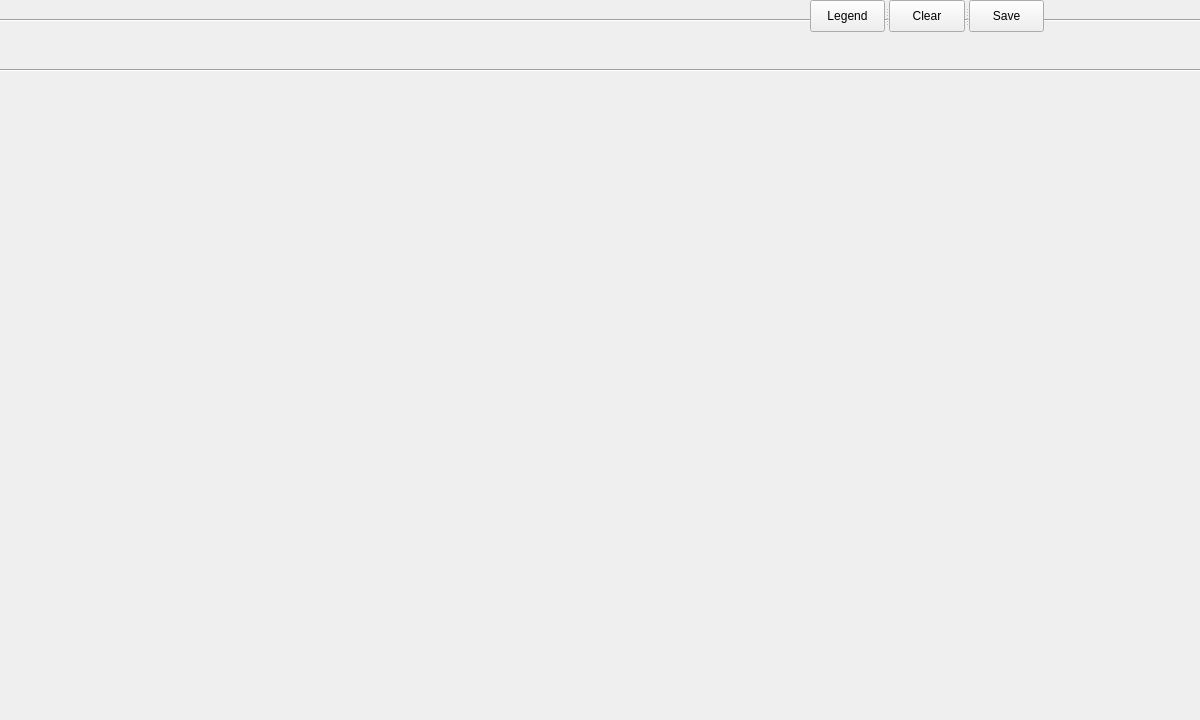
<?xml version="1.0" encoding="UTF-8"?>
<ui version="4.0">
 <class>RIXS</class>
 <widget class="QWidget" name="RIXS">
  <property name="geometry">
   <rect>
    <x>0</x>
    <y>0</y>
    <width>1200</width>
    <height>720</height>
   </rect>
  </property>
  <property name="minimumSize">
   <size>
    <width>1200</width>
    <height>720</height>
   </size>
  </property>
  <property name="maximumSize">
   <size>
    <width>1200</width>
    <height>720</height>
   </size>
  </property>
  <property name="windowTitle">
   <string>RIXS Map</string>
  </property>
  <property name="autoFillBackground">
   <bool>false</bool>
  </property>
  <widget class="Line" name="line">
   <property name="geometry">
    <rect>
     <x>-10</x>
     <y>840</y>
     <width>1221</width>
     <height>16</height>
    </rect>
   </property>
   <property name="orientation">
    <enum>Qt::Horizontal</enum>
   </property>
  </widget>
  <widget class="Line" name="line_2">
   <property name="geometry">
    <rect>
     <x>0</x>
     <y>60</y>
     <width>1201</width>
     <height>21</height>
    </rect>
   </property>
   <property name="orientation">
    <enum>Qt::Horizontal</enum>
   </property>
  </widget>
  <widget class="Line" name="line_3">
   <property name="geometry">
    <rect>
     <x>0</x>
     <y>10</y>
     <width>1201</width>
     <height>21</height>
    </rect>
   </property>
   <property name="orientation">
    <enum>Qt::Horizontal</enum>
   </property>
  </widget>
  <widget class="QPushButton" name="pushCLEAR">
   <property name="geometry">
    <rect>
     <x>1110</x>
     <y>850</y>
     <width>74</width>
     <height>32</height>
    </rect>
   </property>
   <property name="text">
    <string>Clear</string>
   </property>
  </widget>
  <widget class="QPushButton" name="pushLegend">
   <property name="geometry">
    <rect>
     <x>1020</x>
     <y>850</y>
     <width>88</width>
     <height>32</height>
    </rect>
   </property>
   <property name="text">
    <string>Legend</string>
   </property>
  </widget>
  <widget class="QSplitter" name="splitter">
   <property name="geometry">
    <rect>
     <x>810</x>
     <y>0</y>
     <width>234</width>
     <height>32</height>
    </rect>
   </property>
   <property name="orientation">
    <enum>Qt::Horizontal</enum>
   </property>
   <widget class="QPushButton" name="Legend_Button">
    <property name="text">
     <string>Legend</string>
    </property>
   </widget>
   <widget class="QPushButton" name="Clear_Button">
    <property name="text">
     <string>Clear</string>
    </property>
   </widget>
   <widget class="QPushButton" name="Save_Button">
    <property name="text">
     <string>Save</string>
    </property>
   </widget>
  </widget>
  <zorder>pushCLEAR</zorder>
  <zorder>pushLegend</zorder>
  <zorder>line</zorder>
  <zorder>line_2</zorder>
  <zorder>line_3</zorder>
  <zorder>splitter</zorder>
 </widget>
 <resources/>
 <connections/>
</ui>
